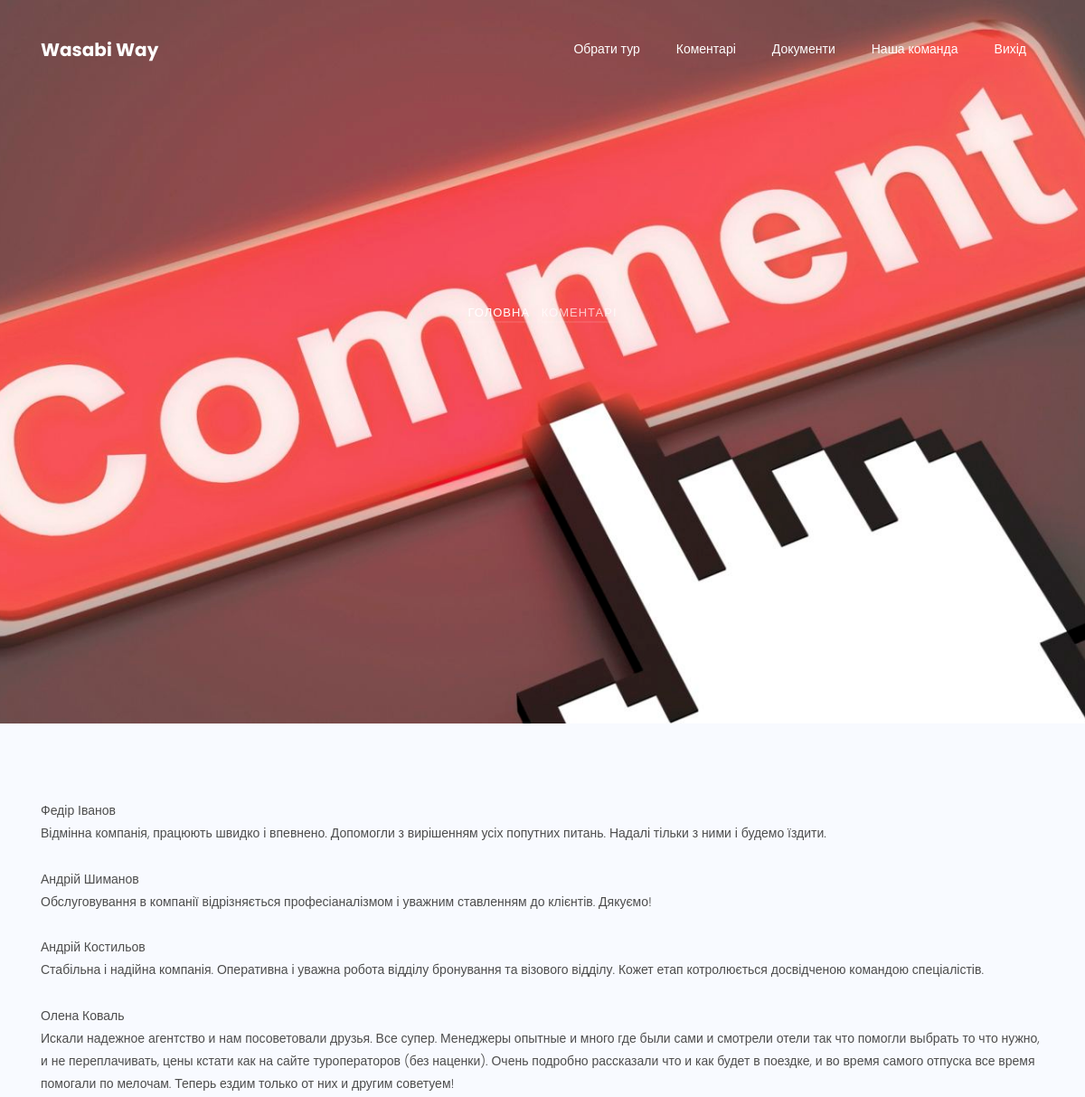
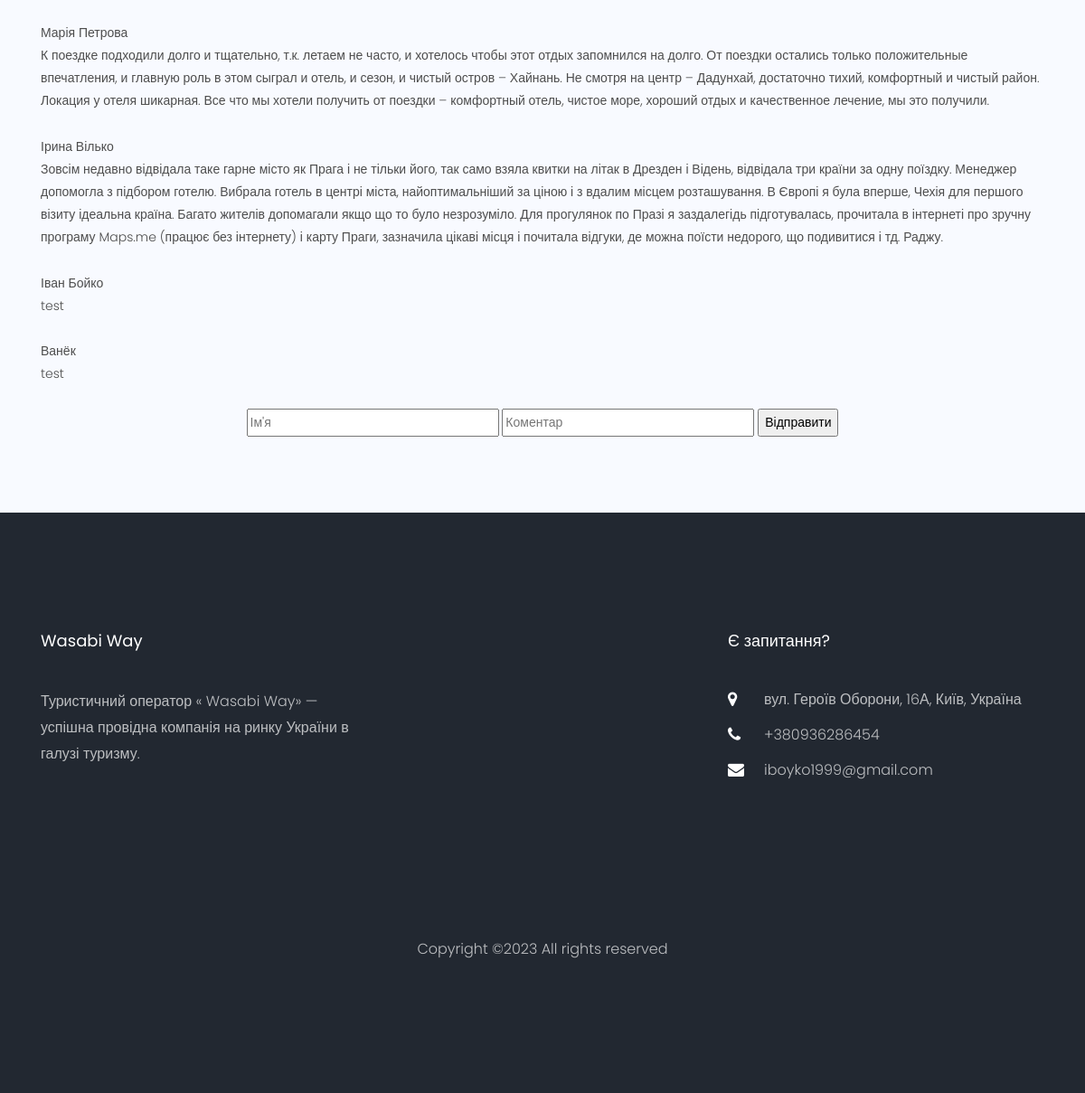
The page /comments.php on the database its author committed (2 pictures, top to bottom).
### tables this page shows
CREATE TABLE `comments` (
  `id` int(20) NOT NULL,
  `name` varchar(255) NOT NULL,
  `text` text NOT NULL
);

### comments.php (the view, shortened to what this page needs)
<!DOCTYPE html>
<html>
  <head>
    <link rel="stylesheet" href="css/animate.css">
    <link rel="stylesheet" href="css/owl.carousel.min.css">
    <link rel="stylesheet" href="css/bootstrap-datepicker.css">
    <link rel="stylesheet" href="css/icomoon.css">
    <link rel="stylesheet" href="css/style.css">
  </head>
  <body>
  <nav class="navbar navbar-expand-lg navbar-dark ftco_navbar bg-dark ftco-navbar-light" id="ftco-navbar">
    <div class="container">
      <a class="navbar-brand" href="tour_login.html">Wasabi Way</a>
      <div class="collapse navbar-collapse" id="ftco-nav">
        <ul class="navbar-nav ml-auto">
          <li class="nav-item"><a href="tour_login.html" class="nav-link">Обрати тур</a></li>
          <li class="nav-item"><a href="comments.php" class="nav-link">Коментарі</a></li>
          <li class="nav-item"><a href="document.html" class="nav-link">Документи</a></li>
          <li class="nav-item"><a href="touragent.php" class="nav-link">Наша команда</a></li>
          <li class="nav-item"><a href="index.html" class="nav-link"><span>Вихід</span></a></li>
        </ul>
      </div>
    </div>
  </nav>
    <div class="hero-wrap js-fullheight" style="background-image: url('img/bg/comments.jpg');">
      <div class="container">
        <div class="row no-gutters slider-text js-fullheight align-items-center justify-content-center" data-scrollax-parent="true">
          <div class="col-md-9 ftco-animate text-center" data-scrollax=" properties: { translateY: '70%' }">
            <p class="breadcrumbs" data-scrollax="properties: { translateY: '30%', opacity: 1.6 }"><span class="mr-2"><a href="tour_login.html">Головна</a></span> <span>Коментарі</span></p>
            <h1 class="mb-3 bread" data-scrollax="properties: { translateY: '30%', opacity: 1.6 }">&nbsp;</h1>
          </div>
        </div>
      </div>
    </div>
<section class="ftco-section testimony-section bg-light">
  <div class="container">
  <?php
  $host = 'localhost';
  $user = 'c12ivan';
  $pass = 'Talan2020!@';
  $db_name = 'c12ivan';
  $link = mysqli_connect($host, $user, $pass, $db_name);
  $sql = mysqli_query($link, 'SELECT `id`, `name`, `text` FROM `comments`');
  while ($result = mysqli_fetch_array($sql)) {
    echo "{$result['name']} <br> {$result['text']}<br><br>";
  }
?>
</div>
<div align="center">
  <form method="POST" action="">
  <input name="name" type="text" placeholder="Ім'я"/>
  <input name="text" type="text" placeholder="Коментар"/>
  <input type="submit" value="Відправити"/>
 </form>
</div>
</section>
    <footer class="ftco-footer ftco-bg-dark ftco-section">
      <div class="container">
        <div class="row mb-5">
          <div class="col-md">
            <div class="ftco-footer-widget mb-4">
              <h2 class="ftco-heading-2">Wasabi Way</h2>
              <p>Туристичний оператор « Wasabi Way» — успішна провідна компанія на ринку України в галузі туризму.</p>
              <ul class="ftco-footer-social list-unstyled float-md-left float-lft mt-5">
              </ul>
            </div>
          </div>
          <div class="col-md">
          </div>
          <div class="col-md">
            <div class="ftco-footer-widget mb-4">
            	<h2 class="ftco-heading-2">Є запитання?</h2>
            	<div class="block-23 mb-3">
	              <ul>
	                <li><span class="icon icon-map-marker"></span><span class="text">вул. Героїв Оборони, 16А, Київ, Україна</span></li>
	                <li><span class="icon icon-phone"></span><span class="text">+380936286454</span></li>
	                <li><span class="icon icon-envelope"></span><span class="text">iboyko1999@gmail.com</span></li>
	              </ul>
	            </div>
            </div>
          </div>
        </div>
        <div class="row">
          <div class="col-md-12 text-center">
            <p>Copyright &copy;<script>document.write(new Date().getFullYear());</script> All rights reserved</a></p>
          </div>
        </div>
      </div>
    </footer>
  </body>
</html>

### rows shown on the page
comments: name "Федір Іванов", text "Відмінна компанія, працюють швидко і впевнено. Допомогли з вирішенням усіх попутних питань. Надалі тільки з ними і будемо їздити."
comments: name "Андрій Шиманов", text "Обслуговування в компанії відрізняється професіаналізмом і уважним ставленням до клієнтів. Дякуємо!"
comments: name "Андрій Костильов", text "Стабільна і надійна компанія. Оперативна і уважна робота відділу бронування та візового відділу. Кожет етап котролюється досвідченою командою спеціалістів."
comments: name "Олена Коваль", text "Искали надежное агентство и нам посоветовали друзья. Все супер. Менеджеры опытные и много где были сами и смотрели отели так что помогли выбрать то что нужно, и не переплачивать, цены кстати как на сайте туроператоров (без наценки). Очень подробно рассказали что и как будет в поездке, и во время самого отпуска все время помогали по мелочам. Теперь ездим только от них и другим советуем!"
comments: name "Марія Петрова", text "К поездке подходили долго и тщательно, т.к. летаем не часто, и хотелось чтобы этот отдых запомнился на долго. От поездки остались только положительные впечатления, и главную роль в этом сыграл и отель, и сезон, и чистый остров – Хайнань. Не смотря на центр – Дадунхай, достаточно тихий, комфортный и чистый район. Локация у отеля шикарная. Все что мы хотели получить от поездки – комфортный отель, чистое море, хороший отдых и качественное лечение, мы это получили."
comments: name "Ірина Вілько", text "Зовсім недавно відвідала таке гарне місто як Прага і не тільки його, так само взяла квитки на літак в Дрезден і Відень, відвідала три країни за одну поїздку. Менеджер допомогла з підбором готелю. Вибрала готель в центрі міста, найоптимальніший за ціною і з вдалим місцем розташування. В Європі я була вперше, Чехія для першого візиту ідеальна країна. Багато жителів допомагали якщо що то було незрозуміло. Для прогулянок по Празі я заздалегідь підготувалась, прочитала в інтернеті про зручну програму Maps.me (працює без інтернету) і карту Праги, зазначила цікаві місця і почитала відгуки, де можна поїсти недорого, що подивитися і тд. Раджу."
comments: name "Іван Бойко", text "test"
comments: name "Ванёк", text "test"
